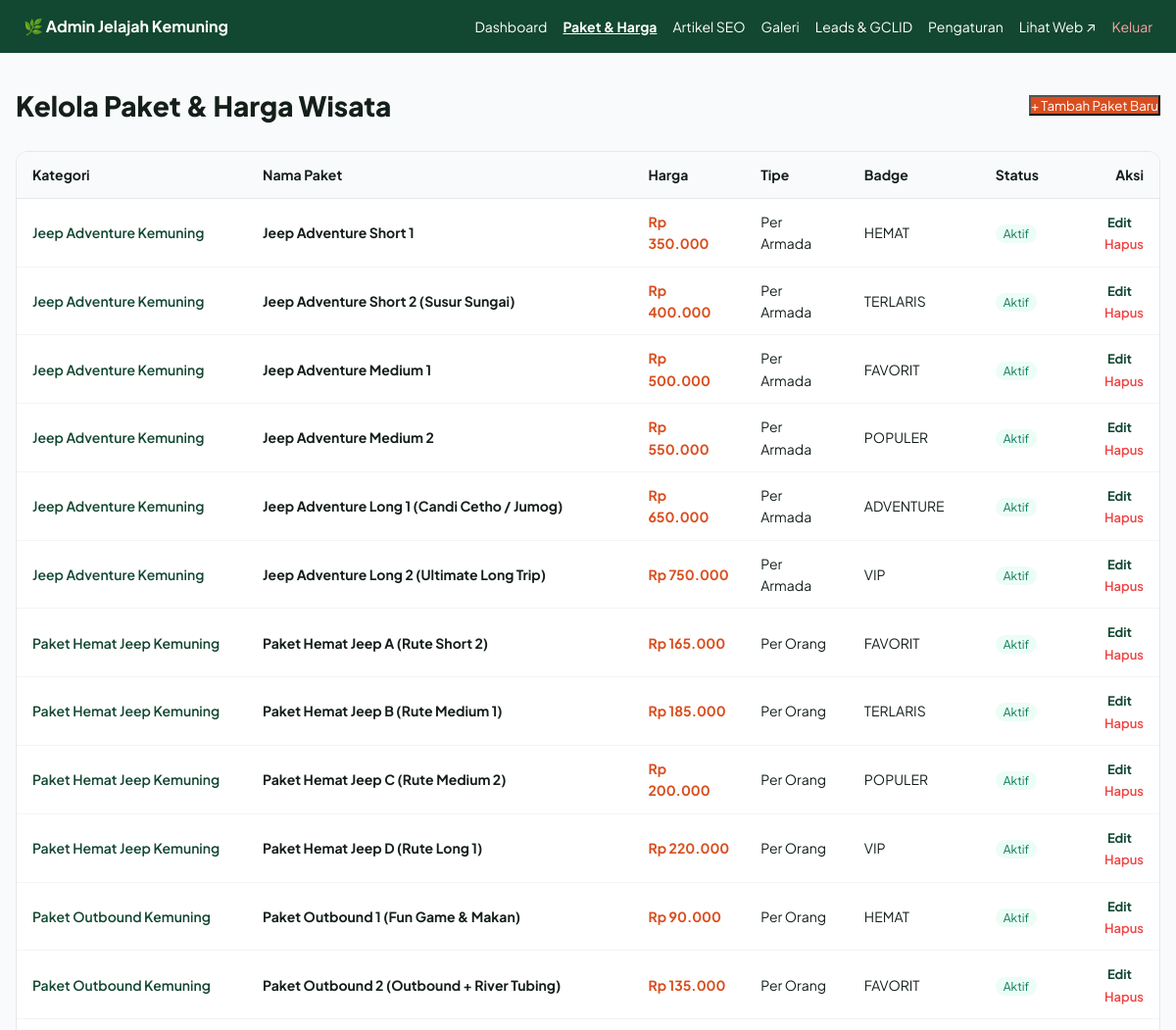
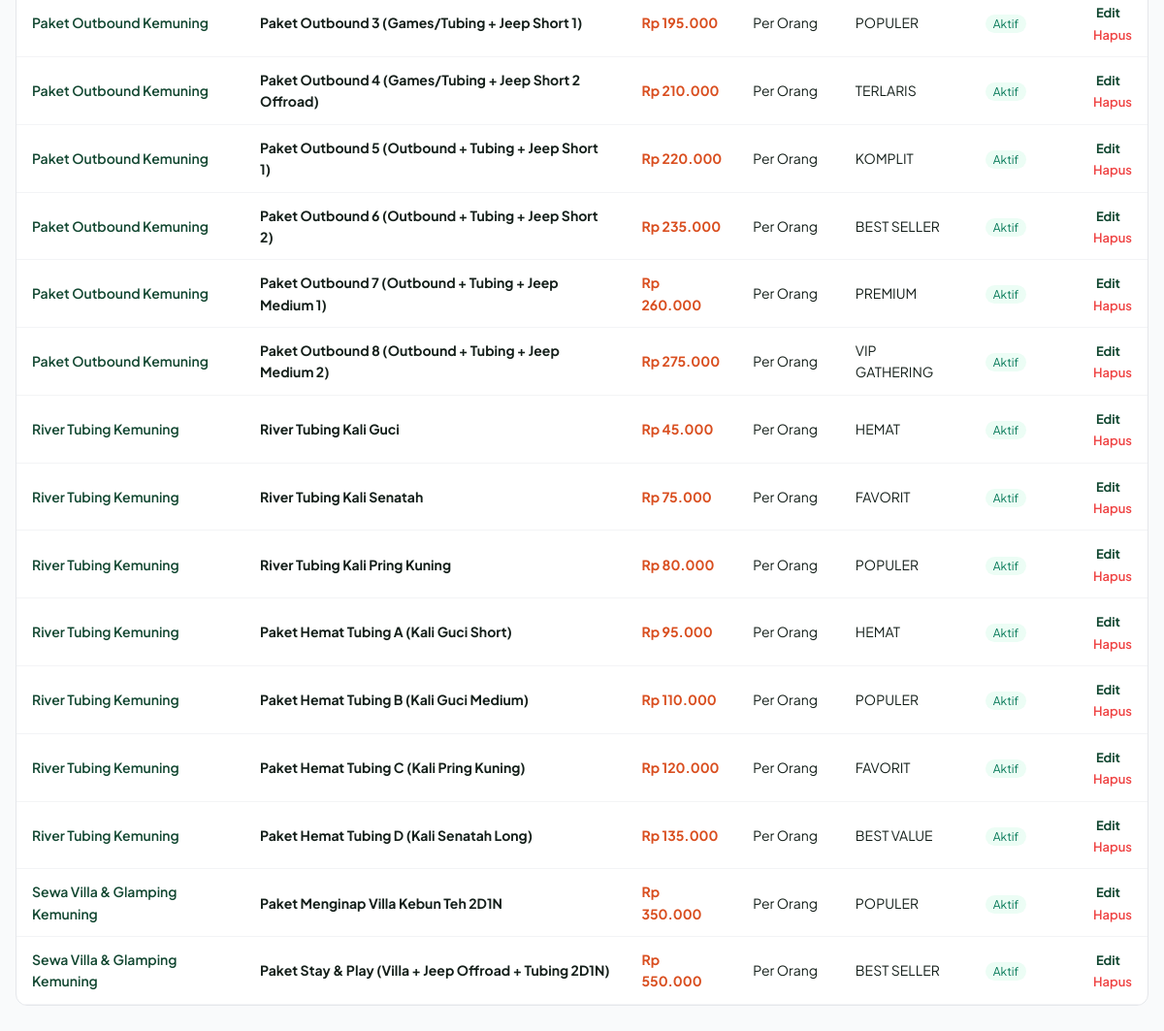
The app's page /admin/paket.php (signed in) with its own data (2 pictures, top to bottom).
### tables this page shows
CREATE TABLE IF NOT EXISTS packages (
    id INTEGER PRIMARY KEY AUTO_INCREMENT,
    category_id INTEGER NOT NULL,
    name VARCHAR(200) NOT NULL,
    slug VARCHAR(200) NOT NULL UNIQUE,
    price INTEGER NOT NULL DEFAULT 0,
    price_strike INTEGER DEFAULT 0,
    price_type VARCHAR(50) DEFAULT 'per_orang',
    min_participants INTEGER DEFAULT 1,
    duration VARCHAR(100) NULL,
    badge VARCHAR(50) NULL,
    summary TEXT NULL,
    inclusions TEXT NULL,
    exclusions TEXT NULL,
    itinerary TEXT NULL,
    thumbnail VARCHAR(255) NULL,
    is_active INTEGER DEFAULT 1,
    sort_order INTEGER DEFAULT 0,
    created_at TIMESTAMP DEFAULT CURRENT_TIMESTAMP
);

CREATE TABLE IF NOT EXISTS categories (
    id INTEGER PRIMARY KEY AUTO_INCREMENT,
    name VARCHAR(100) NOT NULL,
    slug VARCHAR(100) NOT NULL UNIQUE,
    description TEXT NULL,
    icon VARCHAR(50) DEFAULT 'fas fa-map-marked-alt',
    created_at TIMESTAMP DEFAULT CURRENT_TIMESTAMP
);

### app/Helpers.php (called while the page is built, shortened)
<?php
class Helpers {
    public static function formatRupiah(int $amount): string {
        return 'Rp ' . number_format($amount, 0, ',', '.');
    }
}

### admin/paket.php (the view, shortened to what this page needs)
<?php
$db = Database::getInstance()->getConnection();
$packages = $db->query("SELECT p.*, c.name as category_name FROM packages p JOIN categories c ON p.category_id = c.id ORDER BY c.name ASC, p.sort_order ASC, p.price ASC")->fetchAll(PDO::FETCH_ASSOC);
?>
<!DOCTYPE html>
<html lang="id">
<head>
    <link rel="stylesheet" href="/assets/css/style.min.css">
</head>
<body style="background:#F9FAFB;">
    <div style="background:var(--primary); color:#fff; padding:14px 24px; display:flex; justify-content:space-between; align-items:center;">
        <strong>🌿 Admin Jelajah Kemuning</strong>
        <div style="display:flex; gap:16px; font-size:14px;">
            <a href="/admin/index.php">Dashboard</a>
            <a href="/admin/paket.php" style="font-weight:700; text-decoration:underline;">Paket & Harga</a>
            <a href="/admin/artikel.php">Artikel SEO</a>
            <a href="/admin/galeri.php">Galeri</a>
            <a href="/admin/leads.php">Leads & GCLID</a>
            <a href="/admin/settings.php">Pengaturan</a>
            <a href="/" target="_blank">Lihat Web ↗</a>
            <a href="/admin/logout.php" style="color:#FCA5A5;">Keluar</a>
        </div>
    </div>
    <div class="container" style="padding:32px 16px;">
        <div style="display:flex; justify-content:space-between; align-items:center; margin-bottom:24px;">
            <h1 style="font-size:1.75rem; font-weight:800;">Kelola Paket & Harga Wisata</h1>
            <button onclick="document.getElementById('modal-add').classList.remove('hidden')" class="btn-accent">+ Tambah Paket Baru</button>
        </div>
        <div style="background:#fff; border-radius:12px; border:1px solid #E5E7EB; overflow-x:auto;">
            <table style="width:100%; border-collapse:collapse; font-size:14px;">
                <thead>
                    <tr style="background:#F9FAFB; text-align:left; border-bottom:1px solid #E5E7EB;">
                        <th style="padding:12px 16px;">Kategori</th>
                        <th style="padding:12px 16px;">Nama Paket</th>
                        <th style="padding:12px 16px;">Harga</th>
                        <th style="padding:12px 16px;">Tipe</th>
                        <th style="padding:12px 16px;">Badge</th>
                        <th style="padding:12px 16px;">Status</th>
                        <th style="padding:12px 16px; text-align:right;">Aksi</th>
                    </tr>
                </thead>
                <tbody>
                    <?php if (empty($packages)): ?>
                    <tr><td colspan="7" style="padding:24px; text-align:center; color:#9CA3AF;">Belum ada paket wisata.</td></tr>
                    <?php else: foreach ($packages as $pkg): ?>
                    <tr style="border-bottom:1px solid #F3F4F6;">
                        <td style="padding:12px 16px; font-weight:600; color:var(--primary);"><?= htmlspecialchars($pkg['category_name']) ?></td>
                        <td style="padding:12px 16px; font-weight:700;"><?= htmlspecialchars($pkg['name']) ?></td>
                        <td style="padding:12px 16px; font-weight:700; color:var(--accent);"><?= Helpers::formatRupiah($pkg['price']) ?></td>
                        <td style="padding:12px 16px;"><?= $pkg['price_type'] === 'per_armada' ? 'Per Armada' : 'Per Orang' ?></td>
                        <td style="padding:12px 16px;"><?= htmlspecialchars($pkg['badge'] ?: '-') ?></td>
                        <td style="padding:12px 16px;">
                            <span style="font-size:12px; padding:2px 8px; border-radius:99px; background:<?= $pkg['is_active'] ? '#ECFDF5; color:#047857;' : '#F3F4F6; color:#6B7280;' ?>">
                                <?= $pkg['is_active'] ? 'Aktif' : 'Non-aktif' ?>
                            </span>
                        </td>
                        <td style="padding:12px 16px; text-align:right;">
                            <button onclick='editPackage(<?= json_encode($pkg) ?>)' style="background:none; border:none; color:var(--primary); cursor:pointer; font-size:13px; font-weight:700; margin-right:12px;">Edit</button>
                            <form method="POST" style="display:inline;" onsubmit="return confirm('Hapus paket ini?')">
                                <button type="submit" style="background:none; border:none; color:#EF4444; cursor:pointer; font-size:13px; font-weight:600;">Hapus</button>
                            </form>
                        </td>
                    </tr>
                    <?php endforeach; endif; ?>
                </tbody>
            </table>
        </div>
    </div>
</body>
</html>

### records on screen
packages: category.name "Jeep Adventure Kemuning", name "Jeep Adventure Short 1", price "Rp 350.000", price_type "Per Armada", badge "HEMAT", is_active "Aktif"
packages: category.name "Jeep Adventure Kemuning", name "Jeep Adventure Short 2 (Susur Sungai)", price "Rp 400.000", price_type "Per Armada", badge "TERLARIS", is_active "Aktif"
packages: category.name "Jeep Adventure Kemuning", name "Jeep Adventure Medium 1", price "Rp 500.000", price_type "Per Armada", badge "FAVORIT", is_active "Aktif"
packages: category.name "Jeep Adventure Kemuning", name "Jeep Adventure Medium 2", price "Rp 550.000", price_type "Per Armada", badge "POPULER", is_active "Aktif"
packages: category.name "Jeep Adventure Kemuning", name "Jeep Adventure Long 1 (Candi Cetho / Jumog)", price "Rp 650.000", price_type "Per Armada", badge "ADVENTURE", is_active "Aktif"
packages: category.name "Jeep Adventure Kemuning", name "Jeep Adventure Long 2 (Ultimate Long Trip)", price "Rp 750.000", price_type "Per Armada", badge "VIP", is_active "Aktif"
packages: category.name "Paket Hemat Jeep Kemuning", name "Paket Hemat Jeep A (Rute Short 2)", price "Rp 165.000", price_type "Per Orang", badge "FAVORIT", is_active "Aktif"
packages: category.name "Paket Hemat Jeep Kemuning", name "Paket Hemat Jeep B (Rute Medium 1)", price "Rp 185.000", price_type "Per Orang", badge "TERLARIS", is_active "Aktif"
packages: category.name "Paket Hemat Jeep Kemuning", name "Paket Hemat Jeep C (Rute Medium 2)", price "Rp 200.000", price_type "Per Orang", badge "POPULER", is_active "Aktif"
packages: category.name "Paket Hemat Jeep Kemuning", name "Paket Hemat Jeep D (Rute Long 1)", price "Rp 220.000", price_type "Per Orang", badge "VIP", is_active "Aktif"
packages: category.name "Paket Outbound Kemuning", name "Paket Outbound 1 (Fun Game & Makan)", price "Rp 90.000", price_type "Per Orang", badge "HEMAT", is_active "Aktif"
packages: category.name "Paket Outbound Kemuning", name "Paket Outbound 2 (Outbound + River Tubing)", price "Rp 135.000", price_type "Per Orang", badge "FAVORIT", is_active "Aktif"
packages: category.name "Paket Outbound Kemuning", name "Paket Outbound 3 (Games/Tubing + Jeep Short 1)", price "Rp 195.000", price_type "Per Orang", badge "POPULER", is_active "Aktif"
packages: category.name "Paket Outbound Kemuning", name "Paket Outbound 4 (Games/Tubing + Jeep Short 2 Offroad)", price "Rp 210.000", price_type "Per Orang", badge "TERLARIS", is_active "Aktif"
packages: category.name "Paket Outbound Kemuning", name "Paket Outbound 5 (Outbound + Tubing + Jeep Short 1)", price "Rp 220.000", price_type "Per Orang", badge "KOMPLIT", is_active "Aktif"
packages: category.name "Paket Outbound Kemuning", name "Paket Outbound 6 (Outbound + Tubing + Jeep Short 2)", price "Rp 235.000", price_type "Per Orang", badge "BEST SELLER", is_active "Aktif"
packages: category.name "Paket Outbound Kemuning", name "Paket Outbound 7 (Outbound + Tubing + Jeep Medium 1)", price "Rp 260.000", price_type "Per Orang", badge "PREMIUM", is_active "Aktif"
packages: category.name "Paket Outbound Kemuning", name "Paket Outbound 8 (Outbound + Tubing + Jeep Medium 2)", price "Rp 275.000", price_type "Per Orang", badge "VIP GATHERING", is_active "Aktif"
packages: category.name "River Tubing Kemuning", name "River Tubing Kali Guci", price "Rp 45.000", price_type "Per Orang", badge "HEMAT", is_active "Aktif"
packages: category.name "River Tubing Kemuning", name "River Tubing Kali Senatah", price "Rp 75.000", price_type "Per Orang", badge "FAVORIT", is_active "Aktif"
packages: category.name "River Tubing Kemuning", name "River Tubing Kali Pring Kuning", price "Rp 80.000", price_type "Per Orang", badge "POPULER", is_active "Aktif"
packages: category.name "River Tubing Kemuning", name "Paket Hemat Tubing A (Kali Guci Short)", price "Rp 95.000", price_type "Per Orang", badge "HEMAT", is_active "Aktif"
packages: category.name "River Tubing Kemuning", name "Paket Hemat Tubing B (Kali Guci Medium)", price "Rp 110.000", price_type "Per Orang", badge "POPULER", is_active "Aktif"
packages: category.name "River Tubing Kemuning", name "Paket Hemat Tubing C (Kali Pring Kuning)", price "Rp 120.000", price_type "Per Orang", badge "FAVORIT", is_active "Aktif"
packages: category.name "River Tubing Kemuning", name "Paket Hemat Tubing D (Kali Senatah Long)", price "Rp 135.000", price_type "Per Orang", badge "BEST VALUE", is_active "Aktif"
packages: category.name "Sewa Villa & Glamping Kemuning", name "Paket Menginap Villa Kebun Teh 2D1N", price "Rp 350.000", price_type "Per Orang", badge "POPULER", is_active "Aktif"
packages: category.name "Sewa Villa & Glamping Kemuning", name "Paket Stay & Play (Villa + Jeep Offroad + Tubing 2D1N)", price "Rp 550.000", price_type "Per Orang", badge "BEST SELLER", is_active "Aktif"
